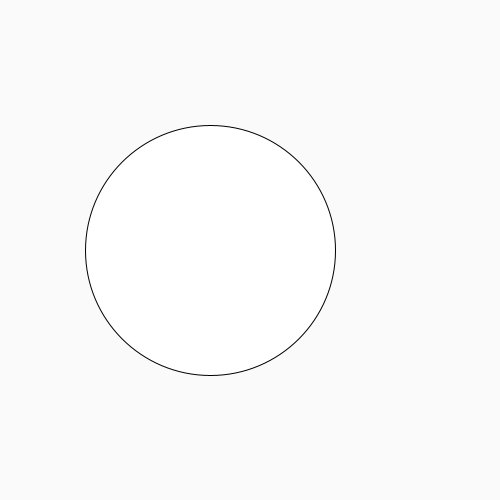
Frame 1 (no input)
Frame 60 (the mouse pressed at the canvas centre just before this capture): identical to frame 1, image omitted
Frame 120 (the mouse held since frame 60 and released just before this capture): identical to frame 1, image omitted

The Processing sketch that drew this single still picture (run headless with seeded random() and noise(); from frame 60 on, the mouse is pressed at the canvas centre):

// Processing sketch: mysketch
// ── mysketch.pde
void setup() {
size(500,500);
background (250);
ellipse(210,250,250,250);
}

void draw() {
cursor(CROSS);

}

void mousePressed() {
line(mouseX+10 ,mouseY ,mouseX-10 ,mouseY);
line(mouseX, mouseY+10, mouseX, mouseY-10);
}
